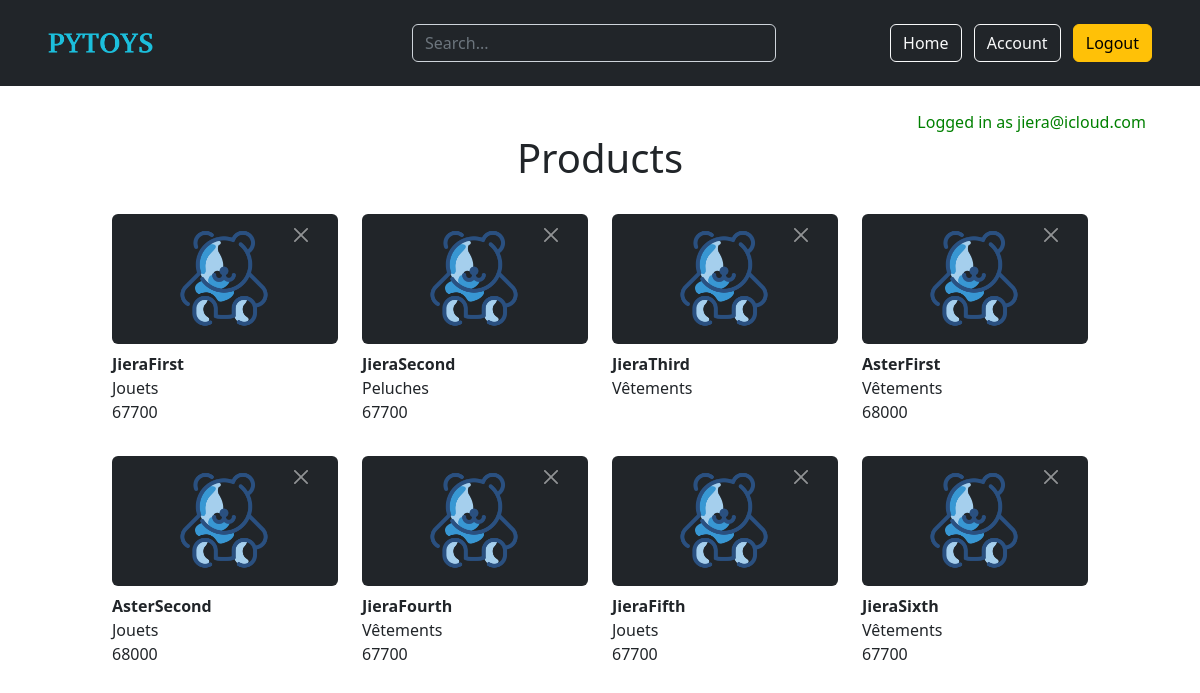
Screenshot of / (signed in) with the database file from the repository.
### website/models.py (models this page shows)
class User(db.Model, UserMixin):
    id = db.Column(db.Integer, primary_key=True)
    email = db.Column(db.String(150), unique=True)
    password = db.Column(db.String(150))
    first_name = db.Column(db.String(150))
    products = db.relationship('Product')

class Product(db.Model):
    id = db.Column(db.Integer, primary_key=True)
    title = db.Column(db.String(100))
    pictures = db.Column(db.String(500)) # Maybe to be created as own model with relationship to this one
    description = db.Column(db.String(5000))
    city = db.Column(db.String(150))
    category = db.Column(db.String(100))
    shipping_fee = db.Column(db.Integer)
    date = db.Column(db.DateTime(timezone=True), default=func.now())
    user_id = db.Column(db.Integer, db.ForeignKey('user.id'))

### website/views.py (the view)
@views.route('/', methods=['GET', 'POST'])
@login_required
def home():
    get_all_products = db.session.query(Product).all()
    return render_template("home.html", user=current_user, products=get_all_products)

### website/__init__.py (called while the page is built)
def create_app():
    app = Flask(__name__)
    app.config['SECRET_KEY'] = 'zajeoazu!ecàapzh'
    app.config['SQLALCHEMY_DATABASE_URI'] = f'sqlite:///{DB_NAME}'
    app.config['UPLOAD_FOLDER'] = UPLOAD_FOLDER
    db.init_app(app)
    from .views import views
    from .auth import auth
    app.register_blueprint(views, url_prefix="/")
    app.register_blueprint(auth, url_prefix="/")
    from .models import User, Product
    create_database(app)
    login_manager = LoginManager()
    login_manager.login_view = 'auth.login'
    login_manager.init_app(app)
    @login_manager.user_loader
    def load_user(id):
        return User.query.get(int(id))
    return app

### website/templates/home.html (shortened to what this page needs)
{% extends "base.html" %}
{% block content %}
    <div class="container my-4">
        <div align="right" style="color: green;">Logged in as {{ user.email }}</div>
        <h1 align="center">Products</h1>
        <br />
        <div class="container overflow-hidden" id="products-grid">
            <div class="row row-cols-3 g-4 justify-content-center">
                {% for product in products %}
                <div class="col" style="max-width:250px">
                    <div align="center" class="bg-dark rounded">
                        <img src="../static/img/logo3.png" alt="photo" height="130px">
                        <button type="button" class="btn-close btn-close-white pt-4" style="font-size:14px; position:absolute;" aria-label="Close" onClick="deleteProduct({{ product.id }})"></button>
                    </div>
                    <div class="py-2">
                        <div class="fw-bold"> {{ product.title }} </div>
                        <span>{{ product.category }}</span><br />
                        <span>{{ product.city }}</span>
                    </div>
                </div>
                {% endfor %}
            </div>
        </div>
    </div>
{% endblock%}

### website/templates/base.html (shortened to what this page needs)
<!DOCTYPE html>
<html>
    <head>
        <link
        href="https://cdn.jsdelivr.net/npm/bootstrap@5.2.3/dist/css/bootstrap.min.css"
        rel="stylesheet"
>
    </head>
    <body>
        <header class="px-5 py-4 text-bg-dark">
            <div class="row">
                <div class="col d-flex">
                    <a class="d-flex align-items-center text-white text-decoration-none" href="/">
                        <img src="../static/img/logo.png" alt="logo" height="20">
                    </a>
                </div>
                <form class="col-4 nav" role="search">
                    <input type="search" class="form-control justify-content-center form-control-dark text-bg-dark" placeholder="Search..." aria-label="Search">
                </form>
                <div class="col text-end">
                    {% if user.is_authenticated %}
                    <button type="button" class="btn btn-outline-light me-2" id="home" onclick="location.href='/'">Home</button>
                    <button type="button" class="btn btn-outline-light me-2" id="account" onclick="location.href='/account'">Account</button>
                    <button type="button" class="btn btn-warning" id="logout" onclick="location.href='/logout'">Logout</button>
                    {% else %}
                    <button type="button" class="btn btn-outline-light me-2" id="login" onclick="location.href='/login'">Login</button>
                    <button type="button" class="btn btn-warning" id="signup" onclick="location.href='/signup'">Sign up</button>
                    {% endif %}
                </div>
            </div>
        </header>
        <div class="container">
            {% block content %}
            {% endblock%}
        </div>
    </body>
</html>

### rows the page displays
User: email "jiera@icloud.com"
Product: title "JieraFirst", category "Jouets", city "67700"
Product: title "JieraSecond", category "Peluches", city "67700"
Product: title "JieraThird", category "Vêtements"
Product: title "AsterFirst", category "Vêtements", city "68000"
Product: title "AsterSecond", category "Jouets", city "68000"
Product: title "JieraFourth", category "Vêtements", city "67700"
Product: title "JieraFifth", category "Jouets", city "67700"
Product: title "JieraSixth", category "Vêtements", city "67700"
